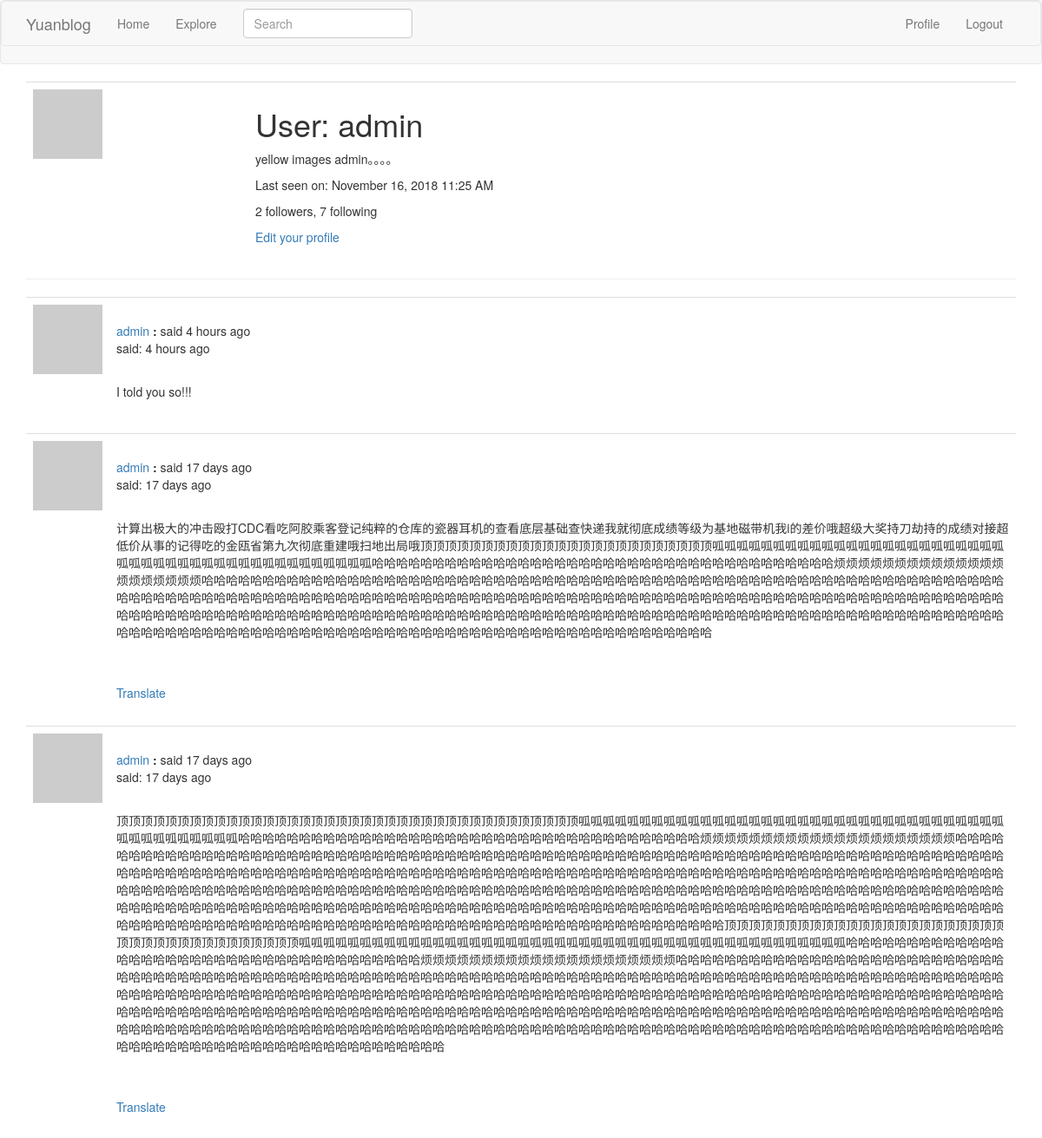
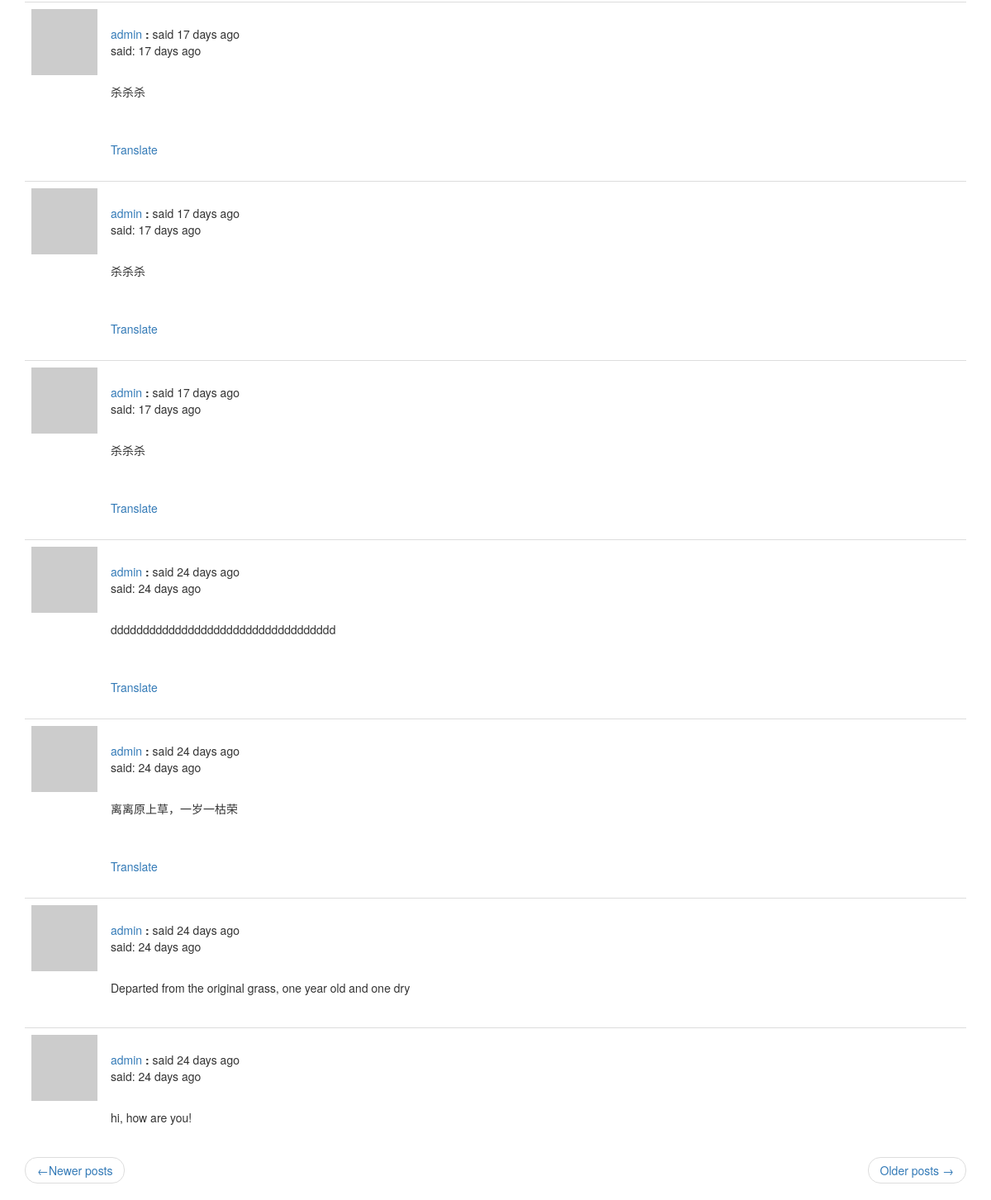
Screenshot of /user/admin?page=2 (signed in) with the database file from the repository (2 pictures, top to bottom).
### app/models.py (models this page shows, shortened)
class PaginatedAPIMixin(object):
    @staticmethod
    def to_collection_dict(query, page, per_page, endpoint, **kwargs):
        resources = query.paginate(page, per_page, False)
        data = {
            'items': [item.to_dict() for item in resources.items],
            '_meta': {
                'page': page,
                'per_page': per_page,
                'total_pages': resources.pages,
                'total_items': resources.total
            },
            '_links': {
                'self': url_for(endpoint, page=page, per_page=per_page),
                'next': url_for(endpoint, page=page+1, per_page=per_page, **kwargs) if resources.has_next else None,
                'prev': url_for(endpoint, page=page - 1, per_page=per_page, **kwargs) if resources.has_prev else None
            }
        }
        return data

class User(PaginatedAPIMixin, UserMixin, db.Model):
    id = db.Column(db.Integer, primary_key=True)
    username = db.Column(db.String(64), index=True, unique=True)
    email = db.Column(db.String(128), index=True, unique=True)
    password_hash = db.Column(db.String(128))
    posts = db.relationship('Post', backref='author', lazy='dynamic')
    about_me = db.Column(db.String(140))
    last_date = db.Column(db.DateTime, default=datetime.utcnow)
    followed = db.relationship(
        'User', secondary=followers,
        primaryjoin=(followers.c.follower_id == id),
        secondaryjoin=(followers.c.followed_id == id),
        backref=db.backref('followers', lazy='dynamic'), lazy='dynamic')
    def avatar(self, size):
        digest = hashlib.md5(self.email.lower().encode('utf-8')).hexdigest()
        return 'https://www.gravatar.com/avatar/{}?d=identicon&s={}'.format(digest, size)
    @login.user_loader
    def load_user(id):
        return User.query.get(int(id))

class SearchableMixin(object):
    @classmethod
    def before_commit(cls, session):
        session._changes = {
            'add': list(session.new),
            'update': list(session.dirty),
            'delete': list(session.deleted)
        }
    @classmethod
    def after_commit(cls, session):
        for obj in session._changes['add']:
            if isinstance(obj, SearchableMixin):
                add_to_index(obj.__tablename__, obj)
        for obj in session._changes['update']:
            if isinstance(obj, SearchableMixin):
                add_to_index(obj.__tablename__, obj)
        for obj in session._changes['delete']:
            if isinstance(obj, SearchableMixin):
                remove_from_index(obj.__tablename__, obj)
        session._changes = None

class Post(SearchableMixin, db.Model):
    __searchable__ = ['body']
    id = db.Column(db.Integer, primary_key=True)
    body = db.Column(db.String(140))
    timestamp = db.Column(db.DateTime, index=True, default=datetime.utcnow)
    user_id = db.Column(db.Integer, db.ForeignKey('user.id'))
    language = db.Column(db.String(5))

### app/main/routes.py (the view)
@bp.route('/user/<username>')
@login_required
def user(username):
    user = User.query.filter_by(username=username).first_or_404()
    page = request.args.get('page', 1, type=int)
    posts = user.posts.order_by(Post.timestamp.desc()).paginate(
        page, current_app.config['POSTS_PER_PAGE'], False)
    next_url = url_for('main.user', username=user.username, page=posts.next_num) \
        if posts.has_next else None
    prev_url = url_for('main.user', username=user.username, page=posts.prev_num) \
        if posts.has_prev else None
    return render_template('user.html', user=user, posts=posts.items,
                           next_url=next_url, prev_url=prev_url)

### app/main/forms.py
class SearchForm(FlaskForm):
    q = StringField(_l('Search'), validators=[DataRequired()])
    def __init__(self, *args, **kwargs):
        if 'formdata' not in kwargs:
            kwargs['formdata'] = request.args
        if 'csrf_enabled' not in kwargs:
            kwargs['csrf_enabled'] = False
        super(SearchForm, self).__init__(*args, **kwargs)

### app/main/routes.py (called while the page is built)
@bp.before_app_request
def before_request():
    if current_user.is_authenticated:
        current_user.last_date = datetime.utcnow()
        db.session.commit()
        g.search_form = SearchForm()
    g.locale = str(get_locale())

### app/templates/user.html
{% extends "base.html" %}
{% block app_content %}
    <table class="table table-hover">
        <tr>
            <td width="256px"><img src="{{ user.avatar(256) }}"></td>
            <td>
                <h1>{{ _('User:') }} {{ user.username }}</h1>
                {% if user.about_me %}<p>{{ user.about_me }}</p>{% endif %}
                {% if user.last_date %}
                    <p>{{ _('Last seen on:') }} {{ moment(user.last_date).format('LLL') }}</p>
                {% endif %}
                <p>{{ _('%(count)d followers', count=user.followers.count()) }}, {{ _('%(count)d following', count=user.followed.count()) }}</p>
                {% if user == current_user %}
                <p><a href="{{ url_for('main.edit_profile') }}">{{ _('Edit your profile') }}</a></p>
                {% elif not current_user.is_following(user) %}
                <p><a href="{{ url_for('main.follow', username=user.username) }}">{{ _('Follow') }}</a></p>
                {% else %}
                <p><a href="{{ url_for('main.un_follow', username=user.username) }}">{{ _('UnFollow') }}</a></p>
                {% endif %}
            </td>
        </tr>
    </table>
<hr>
{% for post in posts %}
    {% include '_post.html' %}
{% endfor %}
    <nav aria-label="...">
        <ul class="pager">
            <li class="previous{% if not prev_url %} disabled{% endif %}">
                <a href="{{ prev_url or '#' }}">
                    <span aria-hidden="true">&larr;</span>{{ _('Newer posts') }}
                </a>
            </li>
            <li class="next{% if not next_url %} disabled{% endif %}">
                <a href="{{ next_url or '#' }}">
                    {{ _('Older posts') }} <span aria-hidden="true">&rarr;</span>
                </a>
            </li>
        </ul>
    </nav>
{% endblock %}

### app/templates/_post.html (shortened to what this page needs)
<table class="table table-hover">
    <tr>
        <td width="70px">
            <a href="{{ url_for('main.user', username=post.author.username) }}">
                <img src="{{ post.author.avatar(70) }}">
            </a>
        </td>
        <td style="word-wrap: break-word">
            <br>
            {{ _('%(username)s said %(when)s', username=user_link, when=moment(post.timestamp).fromNow()) }}
            <p>{{ _('said:') }} {{ moment(post.timestamp).fromNow() }}</p>
            <br>
            <p>{{ post.body }}</p>
            {% if post.language and post.language !=g.locale %}
            <br><br>
                <span id="translation{{ post.id }}">
                    <a href="javascript:translate('#post{{ post.id }}', '#translation{{ post.id }}', '{{ post.language }}', '{{ g.locale }}');">{{ _('Translate') }}</a>
                </span>
            {% endif %}
        </td>
    </tr>
</table>

### rows the page displays
User: username "admin", about_me "yellow images admin。。。。", last_date "November 16, 2018 11:25 AM"
Post: timestamp "4 hours ago", body "I told you so!!!"
Post: timestamp "17 days ago", body "计算出极大的冲击殴打CDC看吃阿胶乘客登记纯粹的仓库的瓷器耳机的查看底层基础查快递我就彻底成绩等级为基地磁带机我i的差价哦超级大奖持刀劫持的成绩对接超低价从事的记得吃的金瓯省第九次彻底重建哦扫地出局哦顶顶顶顶顶顶顶顶顶顶顶顶顶顶顶顶顶顶顶顶顶顶顶顶呱呱呱呱呱呱呱呱呱呱呱呱呱呱呱呱呱呱呱呱呱呱呱呱呱呱呱呱呱呱呱呱呱呱呱呱呱呱呱呱呱呱呱呱呱哈哈哈哈哈哈哈哈哈哈哈哈哈哈哈哈哈哈哈哈哈哈哈哈哈哈哈哈哈哈哈哈哈哈哈哈哈哈烦烦烦烦烦烦烦烦烦烦烦烦烦烦烦烦烦烦烦烦烦哈哈哈哈哈哈哈哈哈哈哈哈哈哈哈哈哈哈哈哈哈哈哈哈哈哈哈哈哈哈哈哈哈哈哈哈哈哈哈哈哈哈哈哈哈哈哈哈哈哈哈哈哈哈哈哈哈哈哈哈哈哈哈哈哈哈哈哈哈哈哈哈哈哈哈哈哈哈哈哈哈哈哈哈哈哈哈哈哈哈哈哈哈哈哈哈哈哈哈哈哈哈哈哈哈哈哈哈哈哈哈哈哈哈哈哈哈哈哈哈哈哈哈哈哈哈哈哈哈哈哈哈哈哈哈哈哈哈哈哈哈哈哈哈哈哈哈哈哈哈哈哈哈哈哈哈哈哈哈哈哈哈哈哈哈哈哈哈哈哈哈哈哈哈哈哈哈哈哈哈哈哈哈哈哈哈哈哈哈哈哈哈哈哈哈哈哈哈哈哈哈哈哈哈哈哈哈哈哈哈哈哈哈哈哈哈哈哈哈哈哈哈哈哈哈哈哈哈哈哈哈哈哈哈哈哈哈哈哈哈哈哈哈哈哈哈哈哈哈哈哈哈哈哈哈哈哈哈哈哈哈"
Post: timestamp "17 days ago", body "顶顶顶顶顶顶顶顶顶顶顶顶顶顶顶顶顶顶顶顶顶顶顶顶顶顶顶顶顶顶顶顶顶顶顶顶顶顶呱呱呱呱呱呱呱呱呱呱呱呱呱呱呱呱呱呱呱呱呱呱呱呱呱呱呱呱呱呱呱呱呱呱呱呱呱呱呱呱呱呱呱呱呱哈哈哈哈哈哈哈哈哈哈哈哈哈哈哈哈哈哈哈哈哈哈哈哈哈哈哈哈哈哈哈哈哈哈哈哈哈哈烦烦烦烦烦烦烦烦烦烦烦烦烦烦烦烦烦烦烦烦烦哈哈哈哈哈哈哈哈哈哈哈哈哈哈哈哈哈哈哈哈哈哈哈哈哈哈哈哈哈哈哈哈哈哈哈哈哈哈哈哈哈哈哈哈哈哈哈哈哈哈哈哈哈哈哈哈哈哈哈哈哈哈哈哈哈哈哈哈哈哈哈哈哈哈哈哈哈哈哈哈哈哈哈哈哈哈哈哈哈哈哈哈哈哈哈哈哈哈哈哈哈哈哈哈哈哈哈哈哈哈哈哈哈哈哈哈哈哈哈哈哈哈哈哈哈哈哈哈哈哈哈哈哈哈哈哈哈哈哈哈哈哈哈哈哈哈哈哈哈哈哈哈哈哈哈哈哈哈哈哈哈哈哈哈哈哈哈哈哈哈哈哈哈哈哈哈哈哈哈哈哈哈哈哈哈哈哈哈哈哈哈哈哈哈哈哈哈哈哈哈哈哈哈哈哈哈哈哈哈哈哈哈哈哈哈哈哈哈哈哈哈哈哈哈哈哈哈哈哈哈哈哈哈哈哈哈哈哈哈哈哈哈哈哈哈哈哈哈哈哈哈哈哈哈哈哈哈哈哈哈哈哈哈哈哈哈哈哈哈哈哈哈哈哈哈哈哈哈哈哈哈哈哈哈哈哈哈哈哈哈哈哈哈哈哈哈哈哈哈哈哈哈哈哈哈哈哈哈哈哈哈哈哈哈哈哈哈哈哈哈哈哈哈哈哈哈哈哈哈哈哈哈哈哈哈哈哈哈哈哈哈哈哈哈哈哈顶顶顶顶顶顶顶顶顶顶顶顶顶顶顶顶顶顶顶顶顶顶顶顶顶顶顶顶顶顶顶顶顶顶顶顶顶顶呱呱呱呱呱呱呱呱呱呱呱呱呱呱呱呱呱呱呱呱呱呱呱呱呱呱呱呱呱呱呱呱呱呱呱呱呱呱呱呱呱呱呱呱呱哈哈哈哈哈哈哈哈哈哈哈哈哈哈哈哈哈哈哈哈哈哈哈哈哈哈哈哈哈哈哈哈哈哈哈哈哈哈烦烦烦烦烦烦烦烦烦烦烦烦烦烦烦烦烦烦烦烦烦哈哈哈哈哈哈哈哈哈哈哈哈哈哈哈哈哈哈哈哈哈哈哈哈哈哈哈哈哈哈哈哈哈哈哈哈哈哈哈哈哈哈哈哈哈哈哈哈哈哈哈哈哈哈哈哈哈哈哈哈哈哈哈哈哈哈哈哈哈哈…"
Post: timestamp "17 days ago", body "杀杀杀"
Post: timestamp "17 days ago", body "杀杀杀"
Post: timestamp "17 days ago", body "杀杀杀"
Post: timestamp "24 days ago", body "ddddddddddddddddddddddddddddddddddd"
Post: timestamp "24 days ago", body "离离原上草，一岁一枯荣"
Post: timestamp "24 days ago", body "Departed from the original grass, one year old and one dry"
Post: timestamp "24 days ago", body "hi, how are you!"
